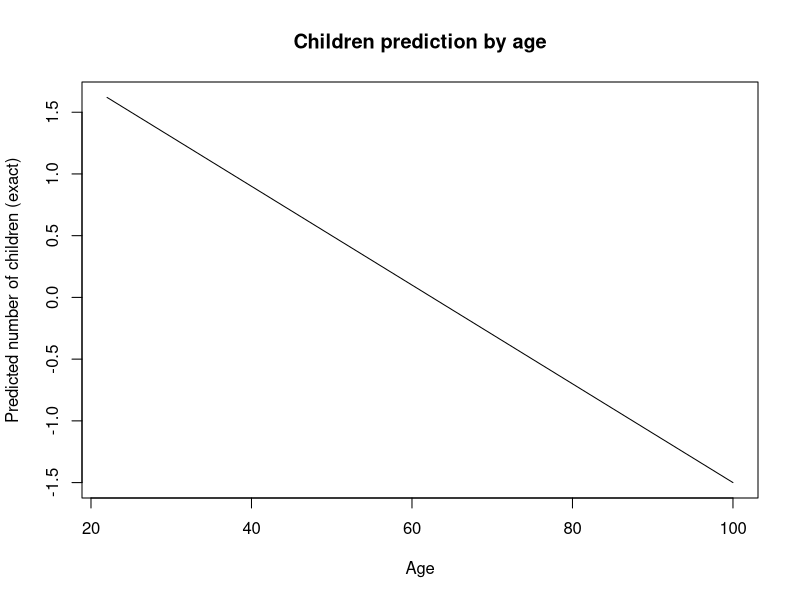
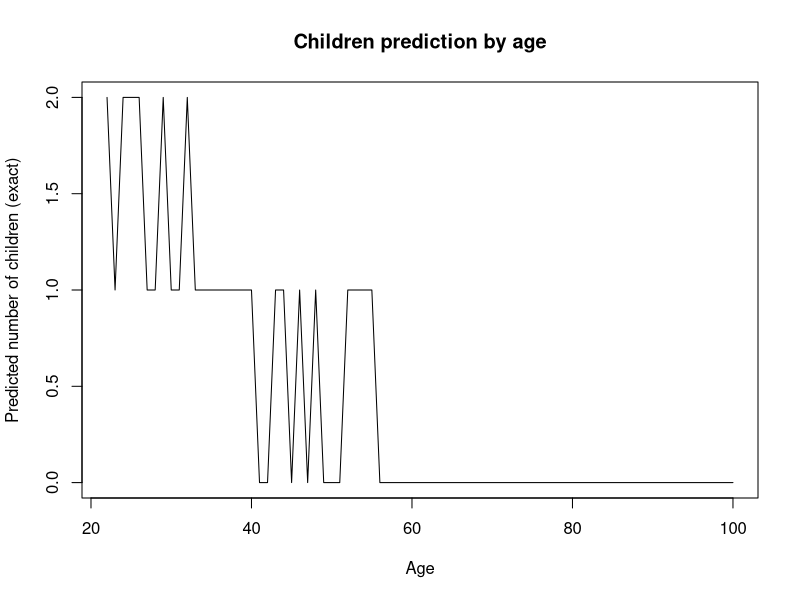

These charts were generated, in order, by the following R code: (Note: this script raises an error after producing the figures.)
# The purpose of this file is to provide examples of the results of Oaxaca-Blinder
# decompositions of household size when
# 1. Just immigrant status is involved
# 2. just age is involed
# 3. Age and immigration status are involved.

# ----- Step 0: Config ----- #
set.seed(123)

# ----- Step 1: Functions ----- #
generate_household_head_ages <- function(mean_age, n = 100, sd_age = 30) {
  ages <- integer(0)
  
  while (length(ages) < n) {
    draw <- round(rnorm(n, mean = mean_age, sd = sd_age))
    draw <- draw[draw >= 22 & draw <= 100]
    ages <- c(ages, draw)
  }
  
  ages[1:n]
}

stochastic_round <- function(x, min = 0, max = NULL) {
  lower <- floor(x)
  frac  <- x - lower
  
  # coin flip: round up with prob = frac
  y <- lower + rbinom(1, size = 1, prob = frac)
  
  # enforce bounds
  y <- max(min, y)
  if (!is.null(max)) y <- min(max, y)
  
  y
}

linear_predict <- function(age, b0, b1, sd_e = 0) {
  e <- rnorm(1, mean = 0, sd = sd_e)
  b0 + b1 * age + e
}

generate_children_exact <- function(age, b0 = 2.5, b1 = -0.04, sd_e = 0) {
  linear_predict(age, b0, b1, sd_e)
}
generate_children_round <- function(age, b0 = 2.5, b1 = -0.04, sd_e = 0, min = 0, max = NULL) {
  pred <- generate_children_exact(age, b0, b1, sd_e)
  stochastic_round(pred, min = min, max = max)
}




# ----- Step 2: Model calibration ----- #

# Evaluate the children regression once at each integer age from 22 to 100
# and plot the implied relationship (line graph).
ages <- 22:100
children_pred <- vapply(
  ages,
  function(a) generate_children_exact(age = a, b0 = 2.5, b1 = -0.04, sd_e = 0),
  numeric(1)
)

plot(
  ages, children_pred,
  type = "l",
  xlab = "Age",
  ylab = "Predicted number of children (exact)",
  main = "Children prediction by age"
)

# Evaluate the children regression once at each integer age from 22 to 100
# and plot the implied relationship once stochastic roudngin is applied.
ages <- 22:100
children_pred <- vapply(
  ages,
  function(a) generate_children_round(age = a, b0 = 2.5, b1 = -0.04, sd_e = 0),
  numeric(1)
)

plot(
  ages, children_pred,
  type = "l",
  xlab = "Age",
  ylab = "Predicted number of children (exact)",
  main = "Children prediction by age"
)


# ----- Step 3: Create syntehtic data ----- #
# Generate synthetic "household head" ages for each year.
hoh_ages_2000 <- generate_household_heads(mean_age = 25)
hoh_ages_2019 <- generate_household_heads(mean_age = 45)
hoh_ages_2000 |> hist()
hoh_ages_2019 |> hist()
